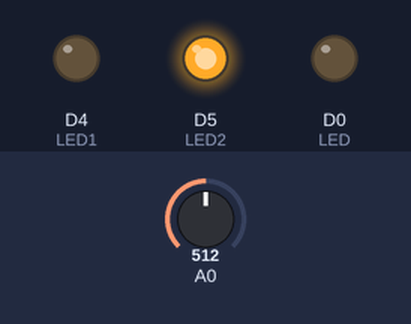
Bench run of a sketch on a simulated ESP8266 (NodeMCU). Parts: output pins drawn as LEDs (lit = HIGH). The test bench sets the inputs (shaded band); at power-on: A0 = 512. What the sketch prints to the serial monitor is not drawn.

Above: at 0.1 s.
Timing chart, 0 to 1.6 s (numbered marks = the images above):
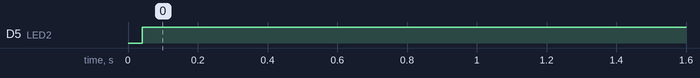

Measured:
- by itself, D5 (LED2): LOW → HIGH at 0.04 s

The sketch:

3LED_POT.ino
```cpp
#define LED D0
#define LED1 D4
#define LED2 D5
void setup() {
 pinMode(LED,OUTPUT);
 pinMode(LED1,OUTPUT);
 pinMode(LED2,OUTPUT);
 pinMode(A0,INPUT);
 Serial.begin(9600);
}

void loop() {
  int x=(analogRead(A0));
  Serial.println(x);
  if (x>0 && x<500)
  {
    digitalWrite(LED,HIGH);
    digitalWrite(LED1,LOW);
    digitalWrite(LED2,LOW);

  }
  else if(x>500 && x<700)
  {
    digitalWrite(LED1,HIGH);
    digitalWrite(LED,LOW);
    digitalWrite(LED2,LOW);

  }
  else (x>700 && x<1000);
  {
   digitalWrite(LED2,HIGH);
   digitalWrite(LED,LOW);
   digitalWrite(LED1,LOW);

  }
}
```
